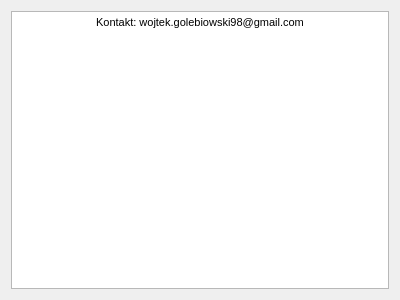
<?xml version="1.0" encoding="UTF-8"?>
<ui version="4.0">
 <class>Pomoc</class>
 <widget class="QDialog" name="Pomoc">
  <property name="geometry">
   <rect>
    <x>0</x>
    <y>0</y>
    <width>400</width>
    <height>300</height>
   </rect>
  </property>
  <property name="baseSize">
   <size>
    <width>0</width>
    <height>0</height>
   </size>
  </property>
  <property name="windowTitle">
   <string>Dialog</string>
  </property>
  <layout class="QHBoxLayout" name="horizontalLayout">
   <item>
    <widget class="QTextBrowser" name="textBrowser">
     <property name="html">
      <string>&lt;!DOCTYPE HTML PUBLIC &quot;-//W3C//DTD HTML 4.0//EN&quot; &quot;http://www.w3.org/TR/REC-html40/strict.dtd&quot;&gt;
&lt;html&gt;&lt;head&gt;&lt;meta name=&quot;qrichtext&quot; content=&quot;1&quot; /&gt;&lt;style type=&quot;text/css&quot;&gt;
p, li { white-space: pre-wrap; }
&lt;/style&gt;&lt;/head&gt;&lt;body style=&quot; font-family:'MS Shell Dlg 2'; font-size:8.25pt; font-weight:400; font-style:normal;&quot;&gt;
&lt;p align=&quot;center&quot; style=&quot; margin-top:0px; margin-bottom:0px; margin-left:0px; margin-right:0px; -qt-block-indent:0; text-indent:0px;&quot;&gt;Kontakt: wojtek.golebiowski98@gmail.com&lt;/p&gt;&lt;/body&gt;&lt;/html&gt;</string>
     </property>
    </widget>
   </item>
  </layout>
 </widget>
 <resources/>
 <connections/>
</ui>
